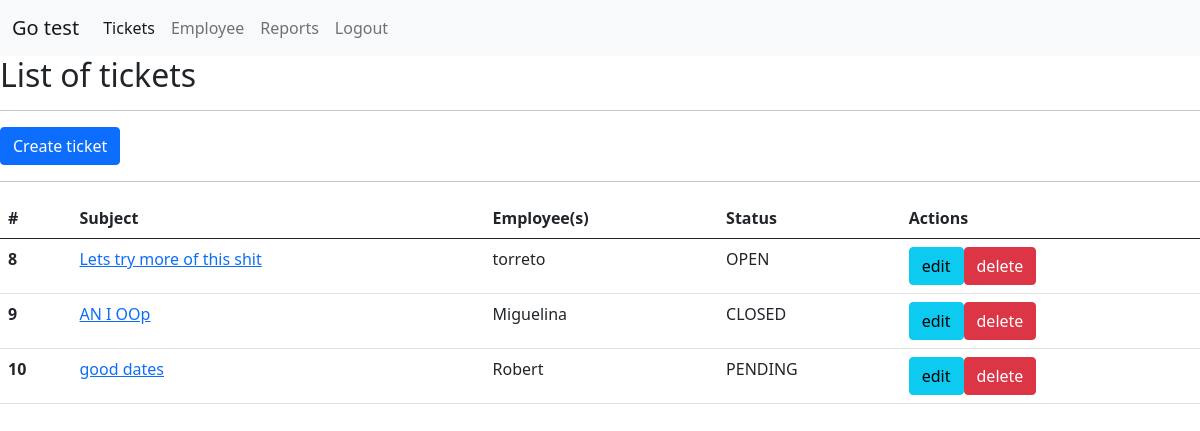
Page / (signed in) on the earlier database version.
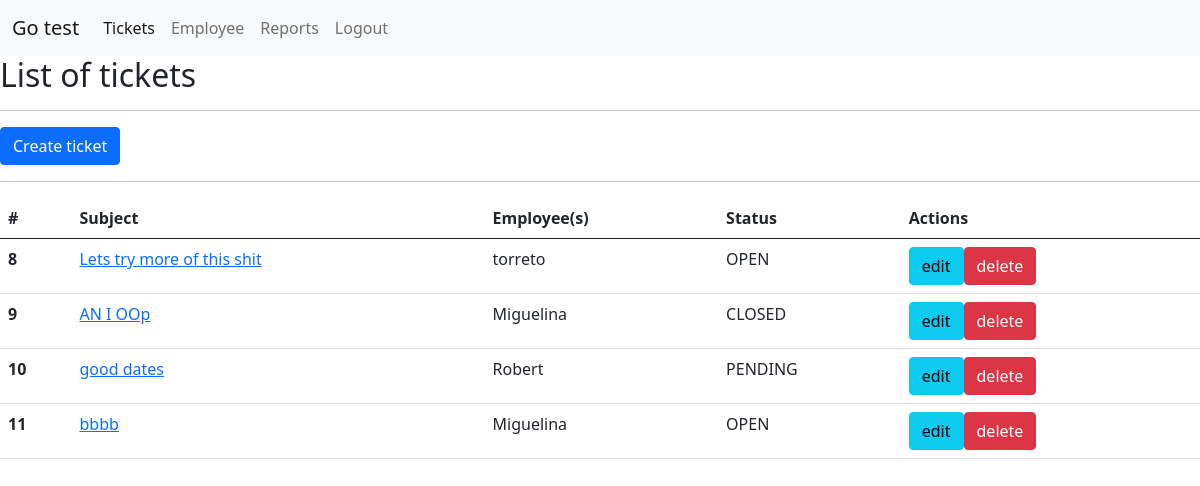
Same page on the later database version.
### tickets/models.py (models this page shows, shortened)
class Ticket(models.Model):
    id = models.AutoField(primary_key=True)
    subject = models.CharField(max_length=100)
    employee = models.ForeignKey(Employee, on_delete=models.CASCADE)
    description= models.TextField(max_length=500)
    date = models.DateField(auto_now_add=True)
    status = models.CharField(max_length=50, choices=STATUS_OPTIONS)
    start_date = models.DateField(default=datetime.date.today)
    end_date = models.DateField(default=datetime.date.today)
    notes = models.TextField(null=True)

### employee/models.py (models this page shows)
class Employee(models.Model):
    id = models.AutoField(primary_key=True)
    first_name = models.CharField(max_length=100)
    last_name = models.CharField(max_length=100)
    email = models.EmailField(max_length=200)
    status = models.CharField(max_length=50, choices=STATUS_OPTIONS)
    password = models.CharField(max_length=100)
    def __str__(self):
        return self.first_name

### tickets/views.py (the view)
# urls.py: path('', views.index, name="ticket_list"),
@login_required(login_url='login')
def index(request):
    tickets = Ticket.objects.all()
    context={"tickets":tickets}
    return render(request, 'tickets/tickets_list.html', context)

### tickets/templates/tickets/tickets_list.html
{% extends 'tickets/base.html' %}
{% block content %}
<h2>List of tickets</h2>
<hr>
<table class="table">
<a class="btn btn-primary" href="{% url 'ticket_create' %}">Create ticket</a>
<hr>
  <thead>
    <tr>
      <th scope="col">#</th>
      <th scope="col">Subject</th>
      <th scope="col">Employee(s)</th>
      <th scope="col">Status</th>
      <th scope="col">Actions</th>
    </tr>
  </thead>
  <tbody>
  {% for ticket in tickets %}
    <tr>
      <th scope="row">{{ticket.id}}</th>
      <td><a href="{% url 'info_ticket' ticket.id %}">{{ticket.subject}}</a></td>
      <td>{{ticket.employee}}</td>
      <td>{{ticket.status}}</td>
      <td><a class="btn btn-info" href="{% url 'ticket_update' ticket.id %}"> edit </a><a class="btn btn-danger" href="{% url 'ticket_delete' ticket.id %}"> delete </a></td>
    </tr>
  {% endfor %}
  </tbody>
</table>
{% endblock content %}

### tickets/templates/tickets/base.html (shortened to what this page needs)
<!DOCTYPE html>
<html>
    <head>
        <link href="https://cdn.jsdelivr.net/npm/bootstrap@5.0.0-beta3/dist/css/bootstrap.min.css" rel="stylesheet">
    </head>
    <body>
 <nav class="navbar navbar-expand-lg navbar-light bg-light">
  <div class="container-fluid">
    <a class="navbar-brand" href="{% url 'ticket_list' %}">Go test</a>
    <div class="collapse navbar-collapse" id="navbarNav">
      <ul class="navbar-nav">
        <li class="nav-item">
          <a class="nav-link active" aria-current="page" href="{% url 'ticket_list' %}">Tickets</a>
        </li>
        <li class="nav-item">
          <a class="nav-link" href="{% url 'employee_create' %}">Employee</a>
        </li>
        <li class="nav-item">
          <a class="nav-link" href="{% url 'reports_filter' %}">Reports</a>
        </li>
        <li class="nav-item" style="color:yellow">
          <a class="nav-link" href="{% url 'logout' %}"> Logout</a>
        </li>
      </ul>
    </div>
  </div>
</nav>
            {% block content %}
            {% endblock content %}
    </body>
</html>

Differences in the rows shown:
added Ticket: id "11", subject "bbbb", employee "Miguelina", status "OPEN"
